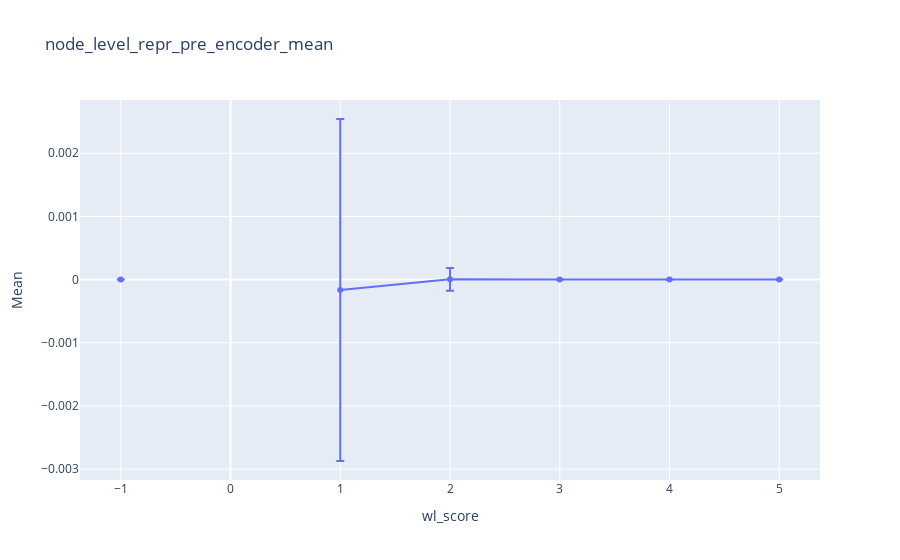

Notebook code for this chart:
### Code cell
node_level_repr_pre_encoder_mean = np.array([means[wl_score]["node_level_repr_pre_encoder"] for wl_score in range(-1, max_wl_score + 1)])
node_level_repr_pre_encoder_std = np.array([stds[wl_score]["node_level_repr_pre_encoder"] for wl_score in range(-1, max_wl_score + 1)])
x = list(range(-1, max_wl_score + 1))

fig = go.Figure(data=go.Scatter(x=x, y=node_level_repr_pre_encoder_mean, error_y=dict(type='data', array=node_level_repr_pre_encoder_std)))
fig.update_layout(title="node_level_repr_pre_encoder_mean", xaxis_title="wl_score", yaxis_title="Mean")
fig.show()

### Figure 1 — Plotly figure (JSON) as saved in the notebook; plotly's stock layout.template omitted (floating-point values rounded to 4 significant figures)
{"data": [{"error_y": {"array": [2.058e-07, null, 0.002707, 0.0001789, 2.057e-07, 1.787e-07, 0], "type": "data"}, "type": "scatter", "x": [-1, 0, 1, 2, 3, 4, 5], "y": [-5.866e-09, null, -0.0001645, 4.183e-06, 2.609e-09, 1.474e-08, -1.248e-07]}], "layout": {"title": {"text": "node_level_repr_pre_encoder_mean"}, "xaxis": {"title": {"text": "wl_score"}}, "yaxis": {"title": {"text": "Mean"}}}}
